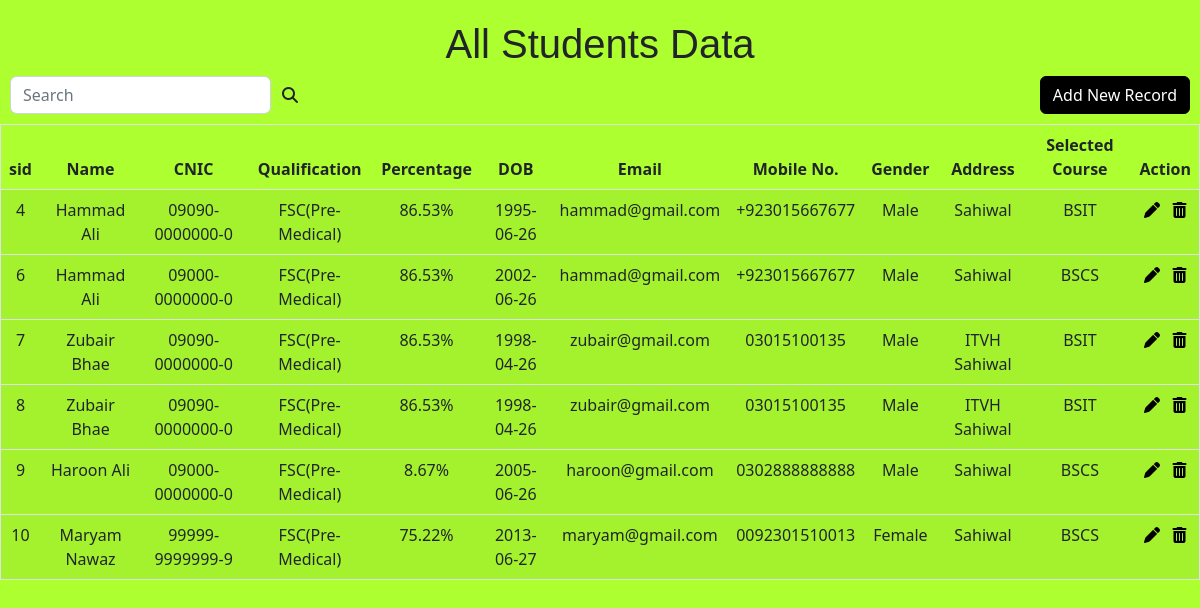
/student_data.php, run on the app's committed database.
### tables this page shows
CREATE TABLE IF NOT EXISTS `student_data` (
  `sid` int(4) NOT NULL AUTO_INCREMENT,
  `fname` varchar(50) NOT NULL DEFAULT '',
  `lname` varchar(50) NOT NULL DEFAULT '',
  `dob` date DEFAULT NULL,
  `gender` tinyint(2) DEFAULT NULL,
  `cnic` varchar(15) NOT NULL,
  `email` varchar(40) NOT NULL,
  `mobile_no` varchar(13) NOT NULL,
  `address` varchar(100) NOT NULL,
  `city_id` smallint(4) NOT NULL DEFAULT '0',
  `qua_id` int(4) NOT NULL DEFAULT '0',
  `total_marks` int(5) NOT NULL,
  `obtained` int(5) NOT NULL,
  `course_id` smallint(4) DEFAULT '0',
  PRIMARY KEY (`sid`)
);

CREATE TABLE IF NOT EXISTS `qualification` (
  `qua_id` int(2) NOT NULL AUTO_INCREMENT,
  `qua_name` text NOT NULL,
  PRIMARY KEY (`qua_id`)
);

CREATE TABLE IF NOT EXISTS `courses` (
  `course_id` int(4) NOT NULL AUTO_INCREMENT,
  `course_name` text NOT NULL,
  PRIMARY KEY (`course_id`)
);

### student_data.php (the view, shortened to what this page needs)
<?php
	include("openconn.php");
?>
<!DOCTYPE html>
<html>
<head>
	<link rel="stylesheet" href="student_form.css">
	<link rel="stylesheet" href="https://cdnjs.cloudflare.com/ajax/libs/font-awesome/6.1.1/css/all.min.css" />
	<link href="https://cdn.jsdelivr.net/npm/bootstrap@5.2.0/dist/css/bootstrap.min.css" rel="stylesheet">
</head>
<body>
<div class="table-data text-center">
	<h1>All Students Data</h1>
	<form method="POST" name="myform">
		<div class="input-group rounded" style="position: absolute; float: left; width: 300px; margin-left: 10px;">
			<input type="input" name="searchBar" class="form-control rounded" placeholder="Search" aria-label="Search" aria-describedby="search-addon" />
			<span class="input-group-text border-0" role="button" onclick="myform.submit()" style="background-color: #0000;">
	  			<i class="fas fa-search"></i>
	  		</span>
		</div>
	</form>
	<button class="btn btn-primary" id="add-record">
		<a href="student_form.php"> Add New Record </a>
	</button><br>
	<form action="<?php echo $_SERVER['PHP_SELF'];?>" method="POST">
		<table class="table table-hover table-striped">
			<thead>
				<tr>
					<th scope="col">sid</th>
					<th scope="col">Name</th>
					<th scope="col">CNIC</th>
					<th scope="col">Qualification</th>
					<th scope="col">Percentage</th>
					<th scope="col">DOB</th>
					<th scope="col">Email</th>
					<th scope="col">Mobile No.</th>
					<th scope="col">Gender</th>
					<th scope="col">Address</th>
					<th scope="col">Selected Course</th>
					<th scope="col"> Action </th>
				</tr>
			</thead>
			<tbody>
				<?php
				if (isset($_POST['btnSearch']))
				{
					$search = $_POST['searchBar'];
					$sql = "SELECT sid, CONCAT(fname, ' ', lname) AS fullName, cnic, Q.qua_name,".
						" total_marks, obtained, TRUNCATE(((obtained * 100)/total_marks),2) AS per,".
						" dob, email, mobile_no, gender, address, city_id, C.course_name".
						" FROM student_data S".
						" INNER JOIN qualification Q ON S.qua_id = Q.qua_id".
						" INNER JOIN courses C ON S.course_id = C.course_id WHERE fname LIKE '%$search%' OR lname LIKE '%$search%'";
					$result = mysqli_query($conn, $sql) or die("Qualification Query Unsuccessful");
				}
				else
				{
					$sql = "SELECT sid, CONCAT(fname, ' ', lname) AS fullName, cnic, Q.qua_name,".
						" total_marks, obtained, TRUNCATE(((obtained * 100)/total_marks),2) AS per,".
						" dob, email, mobile_no, gender, address, city_id, C.course_name".
						" FROM student_data S".
						" INNER JOIN qualification Q ON S.qua_id = Q.qua_id".
						" INNER JOIN courses C ON S.course_id = C.course_id";
					$result = mysqli_query($conn, $sql) or die("Qualification Query Unsuccessful");
				}
					if(mysqli_num_rows($result)>0)
					{
						while($row = mysqli_fetch_object($result))
						{
							if ($row->gender == 1)
								$Gender = "Male";
							else
								$Gender = "Female";
				?>
				<tr  scope="row">
					<td><?php echo($row->sid); ?></td>
					<td><?php echo($row->fullName); ?></td>
					<td><?php echo($row->cnic); ?></td>
					<td><?php echo($row->qua_name); ?></td>
					<td><?php echo($row->per."%"); ?></td>
					<td><?php echo($row->dob); ?></td>
					<td><?php echo($row->email); ?></td>
					<td><?php echo($row->mobile_no); ?></td>
					<td><?php echo($Gender); ?></td>
					<td><?php echo($row->address); ?></td>
					<td><?php echo($row->course_name); ?></td>
					<td>
						<i class='fa fa-pen edit-button' style="color: #000;" data-stdid="<?php echo($row->sid);?>"></i>&nbsp;&nbsp;
						<i class='fa-solid fa-trash-can delete-button' style="color: #000;" data-stdid="<?php echo($row->sid);?>"></i>
					</td>
				</tr>
			</tbody>
				<?php
								}
						}
				?>
		</table>
</form>
</div>
</body>
</html>

### student_form.css (style rules this page uses)
table,td,th { border: 1px solid black; }
table { width: 1250px; margin-left: calc(50% - 625px); }
tr { height: 40px; }
th, td { text-align: center; }
.table-data { width: auto; background-color: greenyellow; height: auto; min-height: 1000px; margin-left: auto; margin-right: auto; }
h1, h2 { text-align: center; font-family: arial; padding-top: 20px; }
a { color: black; }
label, span { padding-left: 30px; }
i { cursor: pointer; }
.table { margin-left: auto; margin-right: auto; }
#add-record { background-color: #000; border-color: #000; float: right; margin-right: 10px; margin-bottom: 10px; }
#add-record a { color: white; text-decoration: none; }

### data on the page
student_data: sid "4", fullName "Hammad Ali", cnic "09090-0000000-0", qua.qua_name "FSC(Pre-Medical)", per "86.53", dob "1995-06-26", email "hammad@gmail.com", mobile_no "+923015667677", gender "Male", address "Sahiwal", course.course_name "BSIT"
student_data: sid "6", fullName "Hammad Ali", cnic "09000-0000000-0", qua.qua_name "FSC(Pre-Medical)", per "86.53", dob "2002-06-26", email "hammad@gmail.com", mobile_no "+923015667677", gender "Male", address "Sahiwal", course.course_name "BSCS"
student_data: sid "7", fullName "Zubair Bhae", cnic "09090-0000000-0", qua.qua_name "FSC(Pre-Medical)", per "86.53", dob "1998-04-26", email "zubair@gmail.com", mobile_no "03015100135", gender "Male", address "ITVH Sahiwal", course.course_name "BSIT"
student_data: sid "8", fullName "Zubair Bhae", cnic "09090-0000000-0", qua.qua_name "FSC(Pre-Medical)", per "86.53", dob "1998-04-26", email "zubair@gmail.com", mobile_no "03015100135", gender "Male", address "ITVH Sahiwal", course.course_name "BSIT"
student_data: sid "9", fullName "Haroon Ali", cnic "09000-0000000-0", qua.qua_name "FSC(Pre-Medical)", per "8.67", dob "2005-06-26", email "haroon@gmail.com", mobile_no "0302888888888", gender "Male", address "Sahiwal", course.course_name "BSCS"
student_data: sid "10", fullName "Maryam Nawaz", cnic "99999-9999999-9", qua.qua_name "FSC(Pre-Medical)", per "75.22", dob "2013-06-27", email "maryam@gmail.com", mobile_no "0092301510013", gender "Female", address "Sahiwal", course.course_name "BSCS"
